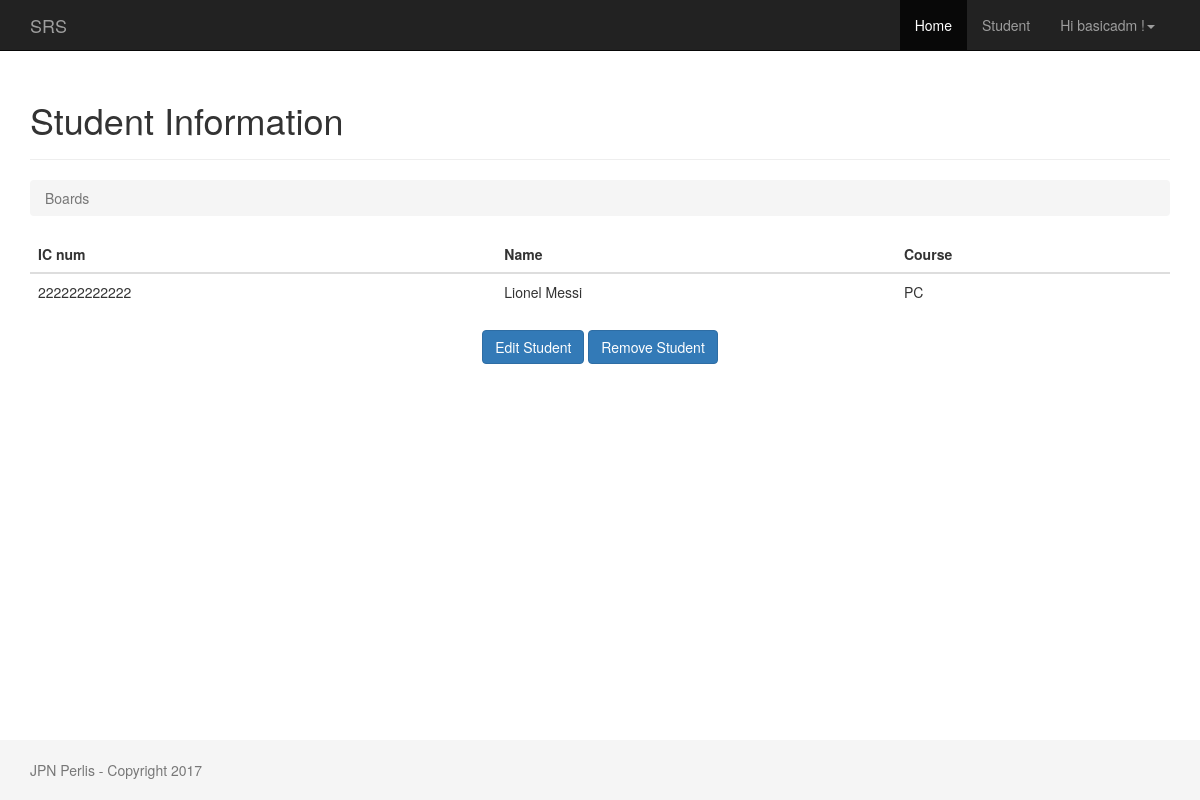
/2/ (signed in), run on the app's committed database.
### student/models.py (models this page shows, shortened)
class Student(models.Model):
    PROGAMMING = 'PR'
    NETWORKING = 'NT'
    PCTECH = 'PC'
    COURSE_CHOICES = (
        (PROGAMMING, 'Programming'),
        (NETWORKING, 'Networking'),
        (PCTECH, 'PC Technichian'),
    )
    createdby = models.ForeignKey('auth.User',on_delete=models.CASCADE)
    icnum = models.CharField('ID Number',max_length=12,unique=True,blank=False,null=False)
    name = models.CharField('Name',max_length=300)
    course = models.CharField('Courserwork',max_length=2,choices=COURSE_CHOICES,default=PCTECH,)
    created_date = models.DateTimeField('Created Date',default=timezone.now)

### student/views.py (the view)
# urls.py: url(r'^(?P<pk>\d+)/$', views.student_detail, name='student_detail'),
@login_required(login_url='/accounts/login/')
def student_detail(request,pk):
    student = get_object_or_404(Student, pk=pk)
    return render(request, 'student/student_detail.html', {'student': student})

### templates/student/student_detail.html
{% extends 'baseproj.html' %}
{% block content %}
      <div class="page-header">
        <h1>Student Information</h1>
      </div>
      <ol class="breadcrumb my-4">
        <li class="breadcrumb-item active">Boards</li>
      </ol>
      <table class="table">
        <thead class="thead-inverse">
          <tr>
            <th>IC num</th>
            <th>Name</th>
            <th>Course</th>
          </tr>
        </thead>
        <tbody>
            <tr>
              <td>
                {{ student.icnum }}
              </td>
              <td class="align-middle">{{ student.name }}</td>
              <td class="align-middle">{{ student.course }}</td>
            </tr>
        </tbody>
	  </table>
    <p class="text-center">
      <a href="{% url 'student_edit' student.pk %}" class="btn btn-primary" >Edit Student</a>
      <a href="{% url 'student_remove' student.pk %}" class="btn btn-primary" >Remove Student</a>
    </p>
{% endblock %}

### templates/baseproj.html (shortened to what this page needs)
{% load static %}
{% load i18n %}
<!DOCTYPE html>
<html lang="en">
  <head>
    <link rel="stylesheet" href="{% static 'css/bootstrap.min.css' %}">
    <link href="{% static 'css/ie10-viewport-bug-workaround.css' %}" rel="stylesheet">
    <link rel="stylesheet" href="{% static 'css/sticky-footer-navbar.css' %}">
  </head>
  <body>
    {% block navbar %}
    <nav class="navbar navbar-inverse navbar-fixed-top">
      <div class="container">
        <div class="navbar-header">
          <a class="navbar-brand" href="#">SRS</a>
        </div>
        <div id="navbar" class="collapse navbar-collapse navbar-right">
          <ul class="nav navbar-nav">
            {% block home_navbar %}<li class="active"><a href="/">Home</a></li>{% endblock %}
            {% block student_navbar %}<li><a href="{% url 'student_home' %}">Student</a></li>{% endblock %}
            {% block user_navbar %}
              {% if user.is_authenticated %}
                <li class="dropdown">
                  <a href="#" class="dropdown-toggle" data-toggle="dropdown" role="button" aria-haspopup="true" aria-expanded="false"></span> Hi {{ user.username }} !<span class="caret"></span></a>
                </li>
              {% else %}
                <li><a href="/accounts/login/">Sign In</a></li>
                <li><a href="/accounts/signup/">Sign Up</a></li>
              {% endif %}
            {% endblock %}
          </ul>
        </div>
      </div>
    </nav>
    {% endblock %}
    {% block maincontent %}
    <div class="container">
      {% block content %}{% endblock %}
    </div>
    {% endblock %}
    {% block footer %}
    <footer class="footer">
      <div class="container">
        <p class="text-muted">JPN Perlis - Copyright 2017</p>
      </div>
    </footer>
    {% endblock %}
  </body>
</html>

### static/css/sticky-footer-navbar.css (style rules this page uses)
html { position: relative; min-height: 100%; }
body { margin-bottom: 60px; }
.footer { position: absolute; bottom: 0; width: 100%; height: 60px; background-color: #f5f5f5; }
body > .container { padding: 60px 15px 0; }
.container .text-muted { margin: 20px 0; }
.footer > .container { padding-right: 15px; padding-left: 15px; }

### data on the page
Student: icnum "222222222222", name "Lionel Messi", course "PC"

### other printed values
{{ user.username }} "basicadm"
